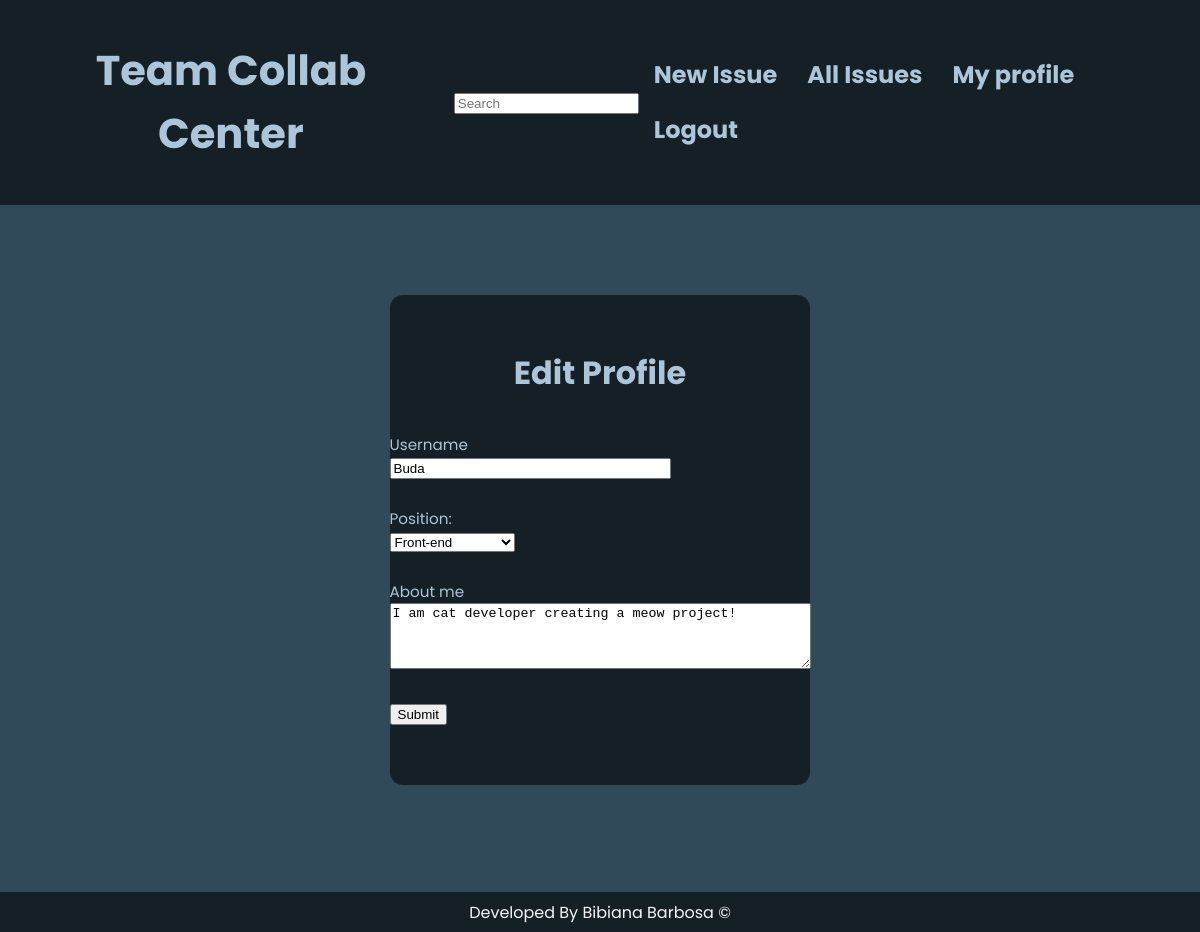
The app's page /edit_profile (signed in) with its own data.
### app/models.py (models this page shows, shortened)
class User(UserMixin, db.Model):
    __tablename__='users'
    id = db.Column(db.Integer, primary_key=True)
    username = db.Column(db.String(64), index=True, unique=True)
    email = db.Column(db.String(120), index=True, unique=True)
    password_hash = db.Column(db.String(128))
    posts = db.relationship('Post', backref='author', lazy='dynamic')
    position_id = db.Column(db.Integer, db.ForeignKey('position.id'))
    about_me = db.Column(db.String(240))
    last_seen = db.Column(db.DateTime, default=datetime.utcnow)
    team_id = db.Column(db.Integer, db.ForeignKey('teams.id'))
    comments = db.relationship('Comment', backref='comment_author', lazy='dynamic')

### app/routes.py (the view)
@app.route('/edit_profile', methods=['GET', 'POST'])
@login_required
def edit_profile():
    form = EditProfileForm(current_user.username)
    if form.validate_on_submit():
        current_user.username = form.username.data
        current_user.position_id = form.position.data.id
        current_user.about_me = form.about_me.data
        db.session.commit()
        flash('Your changes have been saved.')
        return redirect(url_for('user', username=current_user.username))
    elif request.method == 'GET':
        form.username.data = current_user.username
        form.position.data = current_user.position_id
        form.about_me.data = current_user.about_me
    return render_template('edit_profile.html', title='Edit Profile',
                           form=form)

### app/forms.py (shortened to what this page needs)
class SearchForm(FlaskForm):
    q = StringField(('Search'), validators=[DataRequired()])
    def __init__(self, *args, **kwargs):
        if 'formdata' not in kwargs:
            kwargs['formdata'] = request.args
        if 'csrf_enabled' not in kwargs:
            kwargs['csrf_enabled'] = False
        super(SearchForm, self).__init__(*args, **kwargs)

class EditProfileForm(FlaskForm):
    username = StringField('Username', validators=[DataRequired()])
    position = QuerySelectField('Position:',
                                query_factory=position_choice, get_label='name',
                                allow_blank=False)
    about_me = TextAreaField('About me', validators=[Length(min=0, max=240)])
    submit = SubmitField('Submit')
    def __init__(self, original_username, *args, **kwargs):
        super(EditProfileForm, self).__init__(*args, **kwargs)
        self.original_username = original_username

### app/forms.py (called while the page is built)
def position_choice():
    return Position.query

### app/models.py (called while the page is built)
@login.user_loader
def load_user(id):
    return User.query.get(int(id))

    @classmethod
    def before_commit(cls, session):
        session._changes = {
            'add': list(session.new),
            'update': list(session.dirty),
            'delete': list(session.deleted)
        }

    @classmethod
    def after_commit(cls, session):
        for obj in session._changes['add']:
            if isinstance(obj, SearchableMixin):
                add_to_index(obj.__tablename__, obj)
        for obj in session._changes['update']:
            if isinstance(obj, SearchableMixin):
                add_to_index(obj.__tablename__, obj)
        for obj in session._changes['delete']:
            if isinstance(obj, SearchableMixin):
                remove_from_index(obj.__tablename__, obj)
        session._changes = None

### app/routes.py (called while the page is built)
@app.before_request
def before_request():
    if current_user.is_authenticated:
        current_user.last_seen = datetime.utcnow()
        db.session.commit()
        g.search_form = SearchForm()

### app/templates/edit_profile.html (shortened to what this page needs)
{% extends "base.html" %}
{% block content %}
<div class="wrapp-edit-profile">
    <div class="edit-profile">
        <h1>Edit Profile</h1>
        <form action="" method="post">
            <p>
                {{ form.username.label }}<br>
                {{ form.username(size=32) }}<br>
            </p>
            <p>
                {{ form.position.label }}<br>
                {{ form.position }}<br>
            </p>
            <p>
                {{ form.about_me.label }}<br>
                {{ form.about_me(cols=50, rows=4) }}<br>
            </p>
            <p>{{ form.submit() }}</p>
        </form>
    </div>
</div>
{% endblock %}

### app/static/styles/base/style.css (style rules this page uses)
.wrapp-edit-profile { margin: 2rem 10rem; background-size: cover; background-position: center; padding: 1rem; }
.edit-profile { padding: 2rem; width: 35vw; height: auto; display: -webkit-box; display: -ms-flexbox; display: flex; margin: 5% auto 7% auto; -webkit-box-orient: vertical; -webkit-box-direction: normal; -ms-flex-direction: column; flex-direction: column; -ms-flex-line-pack: center; align-content: center; -webkit-box-align: center; -ms-flex-align: center; align-items: center; background-color: #152026; border-radius: 13px; color: #ADC5D9; }
* { -webkit-box-sizing: border-box; box-sizing: border-box; }
body { font-family: 'Poppins', sans-serif; color: #F6F6F6; margin: 0; background-color: #314A59; }
p { font-size: .95em; margin-bottom: 1.8em; }

### records on screen
User: username "Buda", position "Front-end", about_me "I am cat developer creating a meow project!"
